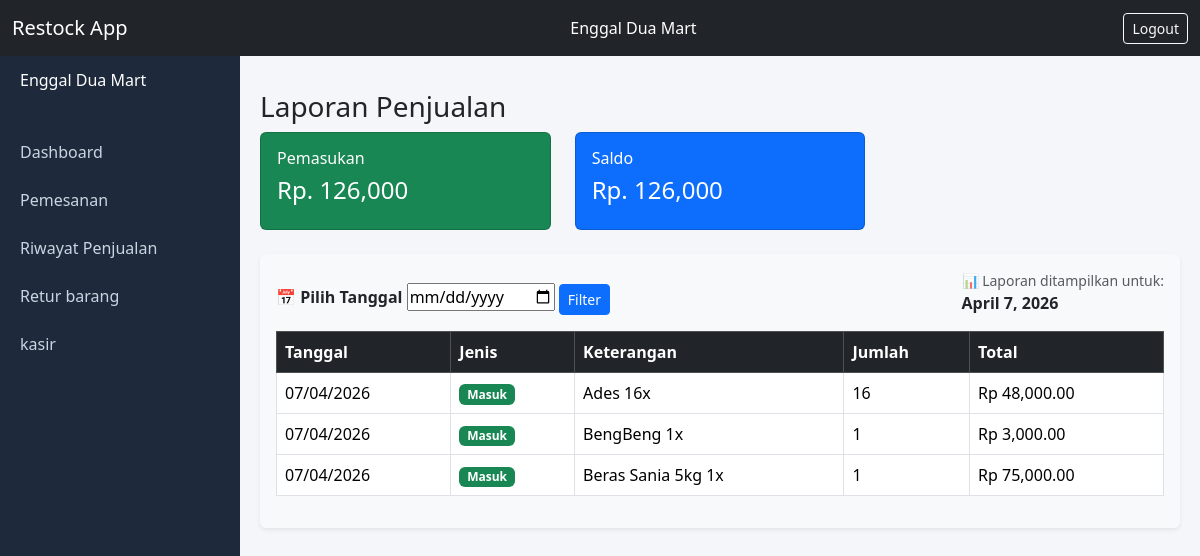
The app's page /laporan/keuangan/ (signed in) with its own data.
### inventory/models.py (models this page shows, shortened)
class TransaksiKeuangan(models.Model):
    JENIS = (
        ('masuk', 'Pemasukan'),
        ('keluar', 'Pengeluaran'),
    )
    tanggal = models.DateTimeField(auto_now_add=True)
    jenis = models.CharField(max_length=10, choices=JENIS)
    keterangan = models.TextField()
    jumlah = models.PositiveIntegerField()
    total = models.DecimalField(max_digits=12, decimal_places=2)

### inventory/views.py (the view)
        def wrapper(request, *args, **kwargs):
            user_role = request.session.get('role')
            if user_role not in allowed_roles:
                return HttpResponseForbidden("Tidak punya akses.")
            return view_func(request, *args, **kwargs)

### inventory/views.py (called while the page is built)
def require_login(view_func):
    def wrapper(request, *args, **kwargs):
        if not request.session.get('user_id'):
            return redirect('login')
        return view_func(request, *args, **kwargs)
    return wrapper

def require_role(*allowed_roles):
    def decorator(view_func):
        def wrapper(request, *args, **kwargs):
            user_role = request.session.get('role')
            if user_role not in allowed_roles:
                return HttpResponseForbidden("Tidak punya akses.")
            return view_func(request, *args, **kwargs)
        return wrapper
    return decorator

@require_login
@require_role('admin','karyawan')
def laporan_keuangan(request):
    tanggal_input = request.GET.get('tanggal')
    if tanggal_input:
        tanggal_filter = tanggal_input
    else:
        tanggal_filter = timezone.now().date()
    transaksi = TransaksiKeuangan.objects.filter(tanggal__date=tanggal_filter).order_by('-tanggal')
    pemasukan = transaksi.filter(jenis='masuk').aggregate(total=Sum('total'))['total'] or 0
    pengeluaran = transaksi.filter(jenis='keluar').aggregate( total=Sum('total'))['total'] or 0
    saldo = pemasukan - pengeluaran
    return render(request, 'laporan_keuangan.html', {
        'role': request.session.get('role'),
        'transaksi': transaksi,
        'pemasukan': pemasukan,
        'pengeluaran': pengeluaran,
        'saldo': saldo,
        'tanggal':tanggal_filter
    })

### inventory/templates/laporan_keuangan.html (shortened to what this page needs)
{% extends 'base.html' %}
{% load humanize %}
{% block content %}
<h3>Laporan Penjualan</h3>
<div class="row mb-4">
  <div class="col-md-4">
    <div class="card bg-success text-white">
      <div class="card-body">
        <h6>Pemasukan</h6>
        <h4>Rp. {{ pemasukan|intcomma }}</h4>
      </div>
    </div>
  </div>
  <div class="col-md-4">
    <div class="card bg-primary text-white">
      <div class="card-body">
        <h6>Saldo</h6>
        <h4>Rp. {{ saldo|intcomma }}</h4>
      </div>
    </div>
  </div>
</div>
<form method="GET" class="mb-3">
  <div class="d-flex justify-content-between align-items-end flex-wrap gap-3 mb-3 p-3 bg-light rounded shadow-sm">
    <div>
      <label class="fw-semibold mb-1">📅 Pilih Tanggal</label>
        <input type="date" name="tanggal" value="{{ tanggal }}">
        <button type="submit" class="btn btn-primary btn-sm">Filter</button>
    </div>
    <div class="ms-auto">
            <div class="text-muted small">📊 Laporan ditampilkan untuk:</div>
            <div class="fw-bold">{{ tanggal }}</div>
    </div>
</form>
<table class="table table-bordered">
  <thead class="table-dark">
    <tr>
      <th>Tanggal</th>
      <th>Jenis</th>
      <th>Keterangan</th>
      <th>Jumlah</th>
      <th>Total</th>
    </tr>
  </thead>
  <tbody>
    {% for t in transaksi %}
    <tr>
      <td>{{ t.tanggal|date:"d/m/Y " }}</td>
      <td>
        {% if t.jenis == 'masuk' %}
          <span class="badge bg-success">Masuk</span>
        {% else %}
          <span class="badge bg-danger">Keluar</span>
        {% endif %}
      </td>
      <td style="white-space: pre-line;">{{ t.keterangan }}</td>
      <td>{{ t.jumlah }}</td>
      <td>Rp {{ t.total|intcomma }}</td>
    </tr>
    {% endfor %}
  </tbody>
</table>
{% endblock %}

### inventory/templates/base.html (style rules this page uses)
body { background:#f5f6fa; }

### records on screen
TransaksiKeuangan: tanggal "07/04/2026", jenis "Masuk", keterangan "Ades 16x", jumlah "16", total "48,000.00"
TransaksiKeuangan: tanggal "07/04/2026", jenis "Masuk", keterangan "BengBeng 1x", jumlah "1", total "3,000.00"
TransaksiKeuangan: tanggal "07/04/2026", jenis "Masuk", keterangan "Beras Sania 5kg 1x", jumlah "1", total "75,000.00"

### other values on screen
{{ pemasukan|intcomma }} "126,000"
{{ saldo|intcomma }} "126,000"
